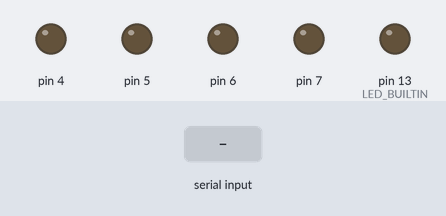
A sketch run on a simulated Arduino Uno, built with avr-gcc and run on an emulated ATmega328P. Shown: output pins drawn as LEDs (lit = HIGH). The test bench sets the inputs (shaded band).

Above: at 1.2 s.
1.3 s: "0" received over Serial
At 2.5 s:
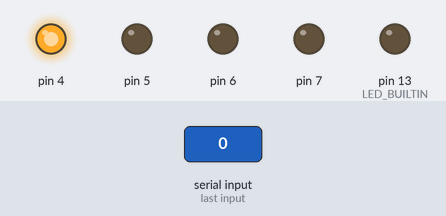
2.8 s: "1" received over Serial
At 3.6 s:
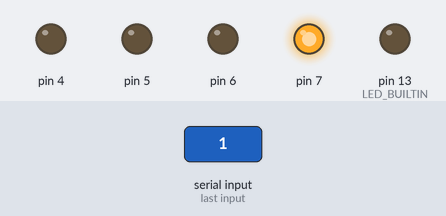
4.3 s: "2" received over Serial
At 4.7 s:
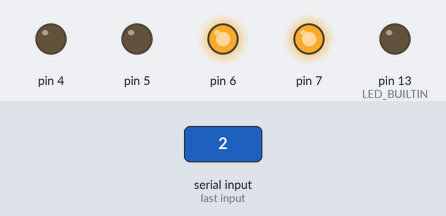
5.8 s: "f" received over Serial
At 7.0 s:
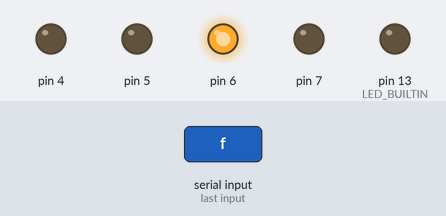
7.3 s: "3" received over Serial
At 8.2 s:
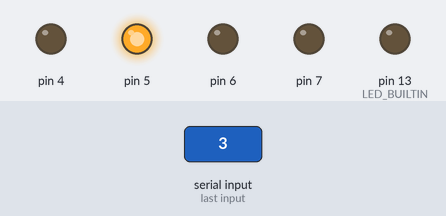
8.8 s: "4" received over Serial
At 9.4 s:
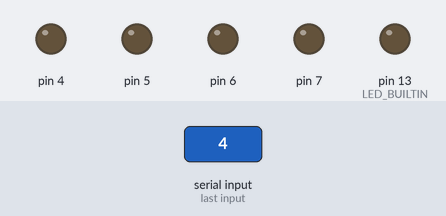
Timing chart, 0 to 11.3 s (numbered marks = the images above; inputs shaded):
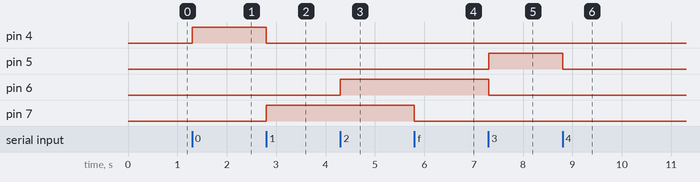

Measured:
- after the input at 1.3 s, pin 4: LOW → HIGH at once
- after the input at 2.8 s, pin 4: HIGH → LOW at once; pin 7: LOW → HIGH at once
- after the input at 4.3 s, pin 6: LOW → HIGH at once
- after the input at 5.8 s, pin 7: HIGH → LOW at once
- after the input at 7.3 s, pin 5: LOW → HIGH at once; pin 6: HIGH → LOW at once
- after the input at 8.8 s, pin 5: HIGH → LOW at once

The sketch:

arduino_control.ino
```cpp
void setup() {
  pinMode(4, OUTPUT);
  pinMode(5, OUTPUT);
  pinMode(6, OUTPUT);
  pinMode(7, OUTPUT);
  pinMode(LED_BUILTIN, OUTPUT);
  Serial.begin(9600);
}

void loop() {
  if (Serial.available()) {
    char cmd = Serial.read();

    if (cmd == '4') {
      // stop all
      digitalWrite(4, LOW);
      digitalWrite(5, LOW);
      digitalWrite(6, LOW);
      digitalWrite(7, LOW);
      digitalWrite(LED_BUILTIN, LOW);
    }

    // forward/back pins
    if (cmd == '0') { digitalWrite(4, HIGH); digitalWrite(7, LOW); }  // forward on
    if (cmd == '1') { digitalWrite(7, HIGH); digitalWrite(4, LOW); }  // reverse on
    if (cmd == 'f') { digitalWrite(4, LOW);  digitalWrite(7, LOW); }  // forward/back off

    // left/right pins
    if (cmd == '2') { digitalWrite(6, HIGH); digitalWrite(5, LOW); }  // left on
    if (cmd == '3') { digitalWrite(5, HIGH); digitalWrite(6, LOW); }  // right on
    if (cmd == 'r') { digitalWrite(6, LOW);  digitalWrite(5, LOW); }  // left/right off
  }
}
```
